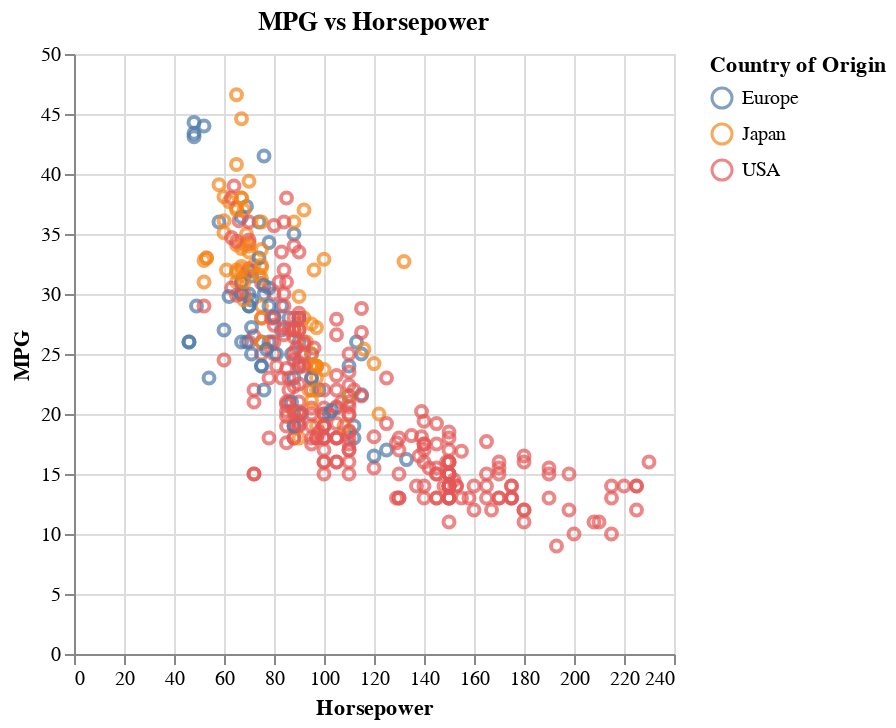

Notebook code for this chart:
### Markdown cell above
## Scatter Plot by Color

### Code cell
# You can use brackets for customization


@vlplot(
  data = cars,
  mark = {:point},
  x  = {:Horsepower},
  y = {:Miles_per_Gallon, title = "MPG"},
  color = {:Origin, title="Country of Origin"},  # Important code here
  title = "MPG vs Horsepower"
 )

### Figure 1 — Vega-Lite specification as saved in the notebook (floating-point values rounded to 4 significant figures; data arrays with more than 128 entries replaced by an {"elided": "..."} marker saying what was removed)
{"data": {"values": {"elided": "406 records"}}, "mark": {"type": "point"}, "title": "MPG vs Horsepower", "encoding": {"x": {"field": "Horsepower", "type": "quantitative"}, "y": {"title": "MPG", "field": "Miles_per_Gallon", "type": "quantitative"}, "color": {"title": "Country of Origin", "field": "Origin", "type": "nominal"}}}
